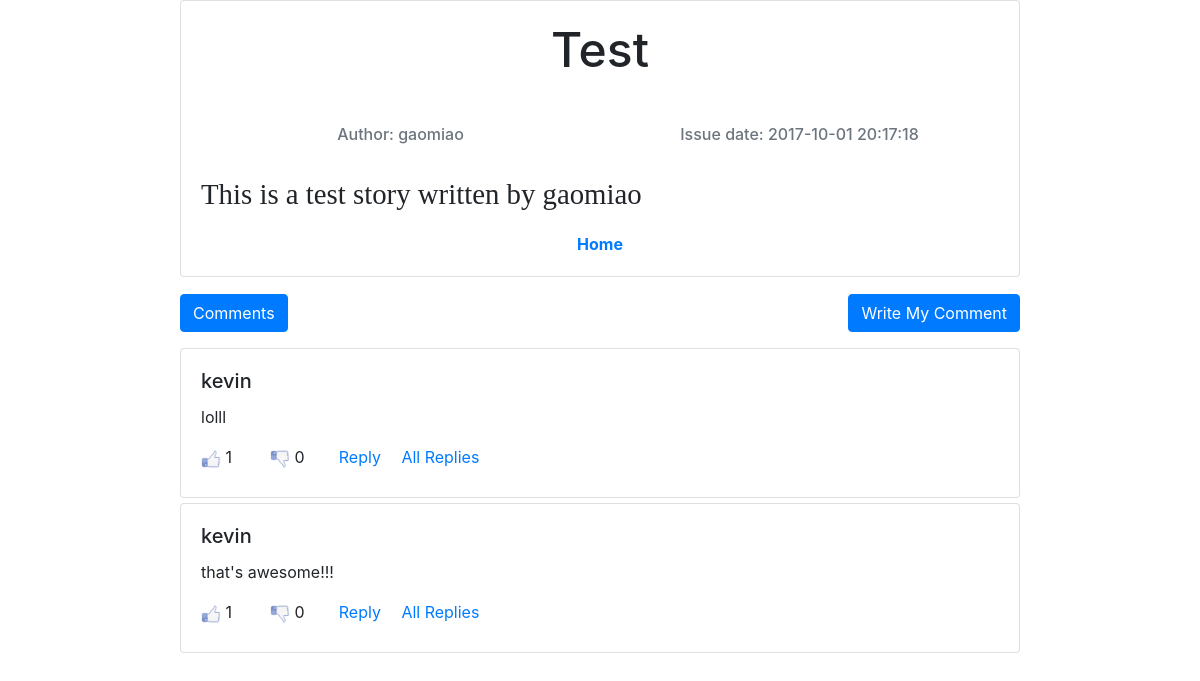
Page /showStory.php?id=41 on the committed database.
### tables this page shows
CREATE TABLE `stories` (
  `story_id` int(11) NOT NULL AUTO_INCREMENT,
  `title` varchar(255) NOT NULL,
  `issue_date` datetime NOT NULL DEFAULT CURRENT_TIMESTAMP,
  `userid` int(11) NOT NULL,
  `content` text NOT NULL,
  PRIMARY KEY (`story_id`),
  KEY `userid` (`userid`),
  CONSTRAINT `stories_ibfk_1` FOREIGN KEY (`userid`) REFERENCES `users` (`userid`)
);

CREATE TABLE `comments` (
  `comment_id` int(11) NOT NULL AUTO_INCREMENT,
  `content` text NOT NULL,
  `agree` int(11) NOT NULL DEFAULT '0',
  `oppose` int(11) NOT NULL DEFAULT '0',
  `userid` int(11) NOT NULL,
  `type` tinyint(4) NOT NULL,
  `link_comment` int(11) DEFAULT NULL,
  `story_id` int(11) DEFAULT NULL,
  `comment_date` datetime NOT NULL DEFAULT CURRENT_TIMESTAMP,
  PRIMARY KEY (`comment_id`),
  KEY `userid` (`userid`),
  KEY `comments_ibfk_2` (`story_id`),
  CONSTRAINT `comments_ibfk_1` FOREIGN KEY (`userid`) REFERENCES `users` (`userid`),
  CONSTRAINT `comments_ibfk_2` FOREIGN KEY (`story_id`) REFERENCES `stories` (`story_id`) ON DELETE CASCADE ON UPDATE CASCADE
);

### showStory.php (the view, shortened to what this page needs)
<!DOCTYPE html>
<html lang="en">
<head>
    <link rel="stylesheet" type="text/css" href="css/mainstory.css"/>
    <link rel="stylesheet" href="https://maxcdn.bootstrapcdn.com/bootstrap/4.0.0-beta/css/bootstrap.min.css">
</head>
<body>
    <div id="container">
        <div id="story">
            <?php
require 'database.php';
if (isset($_GET['id'])) {
    $id   = (int) $_GET['id'];
    $stmt = $mysqli->prepare("select stories.userid as uid, title, issue_date, username, content
                    from stories join users on stories.userid=users.userid
                    where story_id=?");
    $stmt->bind_param('i', $id);
    $stmt->execute();
    $stmt->bind_result($userid, $title, $issue_date, $username, $content);
}
?>
            <div class="card">
                <div class="card-body">
                    <h1 class="card-title"><?php printf($title);?></h1>
                    <br/>
                    <h6 class="card-subtitle mb-2 text-muted" id="author">Author: <?php printf($username);?></h6>
                    <h6 class="card-subtitle mb-2 text-muted" id="issue_date">Issue date: <?php printf($issue_date);?></h6>
                    <br/><br/>
                    <p class="card-text"><?php print(htmlspecialchars($content));?></p>
                    <div align="center">
                        <a href="index.php" class="card-link"><b>Home</b></a>
                    </div>
                </div>
            </div>
        </div>
        <div id="comment">
            <div id="comment_header">
                <button class="btn btn-primary">Comments</button>
                <button class="btn btn-primary" id="write_comment" onclick="write_comment()">Write My Comment</button>
            </div>
            <div id="comment_body">
                <?php
$stmt = $mysqli->prepare("select comment_id, username, content, agree, oppose, comments.userid from comments join users on comments.userid=users.userid where story_id=?");
$stmt->bind_param('i', $id);
$stmt->execute();
$stmt->bind_result($comment_id, $username, $content, $agree, $oppose, $comment_uid);
while ($stmt->fetch()) {
    ?>
                    <div class="card" id="comment_item" val="<?php echo $comment_id ?>">
                        <div class="card-body">
                        <h5 class="card-title"><?php printf(htmlspecialchars($username));?></h5>
                        <p class="card-text" id="comment_content"><?php printf(htmlspecialchars($content));?></p>
                        <img src="image/agree.png" val="0" alt="agree" id="agree_btn" width="20px" height="20px"/>
                        <label id="agree_num" for="agree_btn"><?php printf(htmlspecialchars($agree));?></label>
                        <img src="image/oppose.png" val="0" alt="oppose" id="oppose_btn" width="20px" height="20px"/>
                        <label id="oppose_num" for="oppose_btn"><?php printf(htmlspecialchars($oppose));?></label>
                        <a href="javascript:void(0);" id="reply_comment_btn">Reply</a>
                        <a href="javascript:void(0)" id="check_all_replies_btn">All Replies</a>
                        </div>
                    </div>
                <?php
}
?>
            </div>
        </div>
    </div>
</body>
</html>

### css/mainstory.css (style rules this page uses)
#story h1 { text-align: center; font-size: 3em; }
#story h6 { text-align: center; margin-top: 10px; }
#story { width: 70%; margin-left: 15%; }
#story p { margin-top: 10px; font-size: 1.8em; font-family: 'Times New Roman', Times, serif; }
#author { width: 50%; float:left; }
#issue_date { width: 50%; float: right; }
#comment { width: 70%; margin-left: 15%; }
#comment_header { margin-top: 2%; margin-bottom: 2%; }
#write_comment { position: absolute; right: 15%; }
#comment_item { margin-top: 5px; }
#agree_btn { cursor: pointer; }
#oppose_btn { cursor: pointer; }
#agree_num { width: 5%; }
#oppose_num { width: 5%; }
#reply_comment_btn { width: 8%; margin-right: 2%; }
#check_all_replies_btn { width: 8%; }

### rows in the picture
stories: content "This is a test story written by gaomiao"
comments: value "kevin lolll 1 0"
comments: value "kevin that's awesome!!! 1 0"
